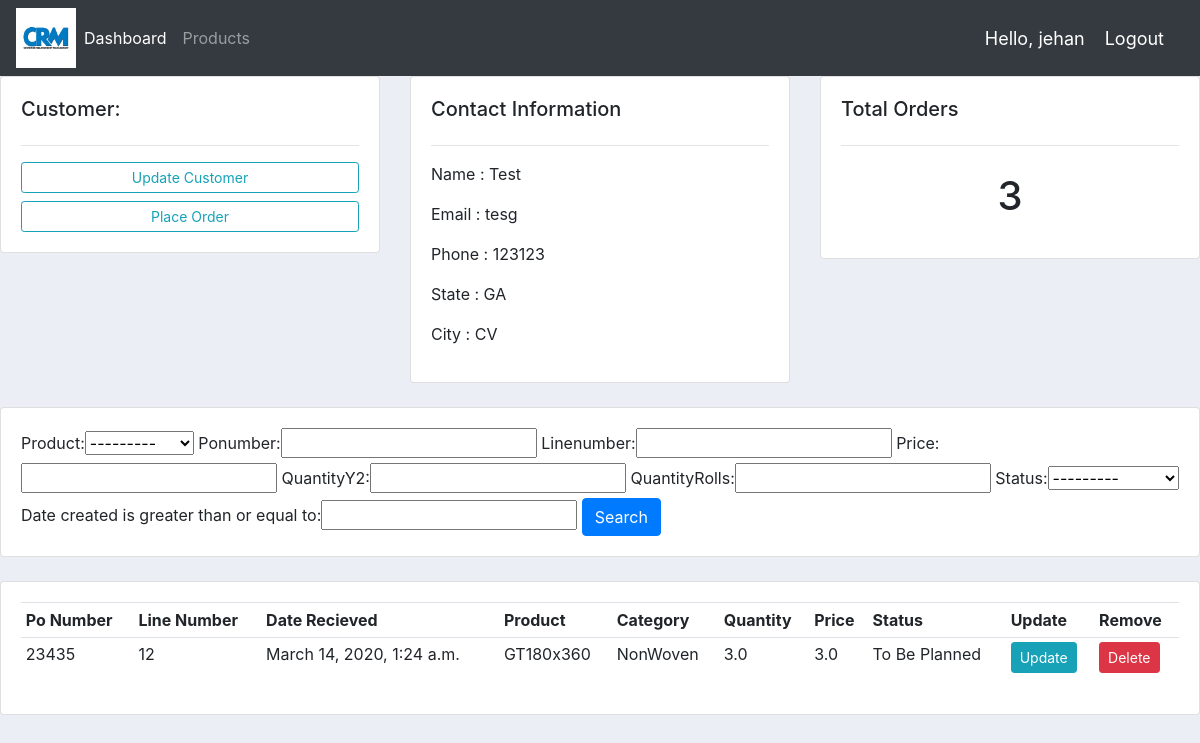
The page /customer/3/ (signed in) on the database its author committed.
### custmanager/models.py (models this page shows, shortened)
class Customer(models.Model):
    name = models.CharField(max_length=200, null=True,unique=True)
    email = models.CharField(max_length=200, null=True,unique=True)
    phone = models.CharField(max_length=200,null=True)
    state = models.CharField(max_length=200, null=True)
    city = models.CharField(max_length=200, null=True)
    date_created = models.DateTimeField(auto_now_add=True,null=True)

class Order(models.Model):
    STATUS = (('To Be Planned','To Be Planned'),
              ('Planned','Planned'),
              ('On Hold','On Hold'))
    customer = models.ForeignKey(Customer, null=True, on_delete = models.SET_NULL)
    product = models.ForeignKey(Product, null=True, on_delete = models.SET_NULL)
    ponumber = models.CharField(max_length=200, null=True)
    linenumber = models.CharField(max_length=200, null=True)
    price = models.FloatField(null=True)
    QuantityY2 =  models.FloatField(null=True)
    QuantityRolls =  models.FloatField(null=True)
    date_created = models.DateTimeField(auto_now_add=True,null=True)
    status =models.CharField(max_length=200, null=True,choices=STATUS)
    note =  models.CharField(max_length=2000, null=True)

class Product(models.Model):
    CATEGORY = (('NonWoven','NonWoven'),
              ('Woven','Woven'),
              ('Other','Other'))
    name = models.CharField(max_length=200, null=True)
    category = models.CharField(max_length=200, null=True,choices=CATEGORY)
    description =  models.CharField(max_length=200, null=True, blank=True)
    date_created = models.DateTimeField(auto_now_add=True,null=True)
    tags = models.ManyToManyField(Tag)
    def __str__(self):
        return self.name

### custmanager/views.py (the view)
# urls.py: path('customer/<str:pk>/', views.customer, name="customer"),
@login_required(login_url='login')
def customer(request,pk):
    customer = Customer.objects.get(id=pk)
    orders = customer.order_set.all()
    po_count = Order.objects.values('ponumber').order_by().annotate(Count('ponumber',distinct=True))
    my_filter = OrderFilter(request.GET,queryset=orders)
    orders = my_filter.qs
    context = {'customer':customer,'orders':orders,'po_count':po_count,'my_filter':my_filter}
    return render(request, 'custmanager/customer.html',context)

### custmanager/templates/custmanager/customer.html (shortened to what this page needs)
{%extends 'custmanager/main.html' %}
{% block content %}
      <div class="row">
        <div class="col-md">
          <div class="card card-body">
            <h5>Customer:</h5>
            <hr>
            <a class="btn btn-outline-info btn-sm btn-block" href="">Update Customer</a>
            <a class="btn btn-outline-info btn-sm btn-block" href="{% url 'create_order' customer.id %}">Place Order</a>
          </div>
        </div>
        <div class="col-md">
          <div class="card card-body">
            <h5>Contact Information</h5>
            <hr>
            <p>Name :  {{customer.name}}</p>
            <p>Email : {{customer.email}}</p>
            <p>Phone : {{customer.phone}}</p>
            <p>State : {{customer.state}}</p>
            <p>City :  {{customer.city}}</p>
          </div>
        </div>
        <div class="col-md">
		<div class="card card-body">
			<h5>Total Orders</h5>
			<hr>
			<h1 style="text-align: center;padding: 10px">{{po_count.count}}</h1>
		</div>
	</div>
</div>
<br>
<div class="row">
	<div class="col">
		<div class="card card-body">
			<form method="get">
        {{my_filter.form}}
		    <button class="btn btn-primary" type="submit">Search</button>
		  </form>
		</div>
	</div>
</div>
<br>
<div class="row">
	<div class="col-md">
		<div class="card card-body">
			<table class="table table-sm">
				<tr>
          <th>Po Number</th>
          <th>Line Number</th>
          <th>Date Recieved</th>
					<th>Product</th>
					<th>Category</th>
          <th>Quantity</th>
          <th>Price</th>
					<th>Status</th>
					<th>Update</th>
					<th>Remove</th>
				</tr>
        {% for order in orders %}
        <tr>
          <td>{{order.ponumber}}</td>
          <td>{{order.linenumber}}</td>
          <td>{{order.date_created}}</td>
          <td>{{order.product}}</td>
          <td>{{order.product.category}}</td>
          <td>{{order.QuantityY2}}</td>
          <td>{{order.price}}</td>
          <td>{{order.status}}</td>
          <td><a class="btn btn-sm btn-info" href="{% url 'update_order' order.id %}">Update</a></td>
          <td><a class="btn btn-sm btn-danger" href="{% url 'delete_order' order.id %}">Delete</a></td>
        </tr>
        {% endfor %}
			</table>
		</div>
	</div>
</div>
{% endblock %}

### custmanager/templates/custmanager/navbar.html (shortened to what this page needs)
{% load static %}
<nav class="navbar navbar-expand-lg navbar-dark bg-dark">
  <img src="{% static 'images/logo.png' %}" alt="" height="60" width="60">
  <div class="collapse navbar-collapse" id="navbarNav">
    <ul class="navbar-nav">
      <li class="nav-item active">
        <a class="nav-link" href="{% url 'home' %}">Dashboard</a>
      </li>
      <li class="nav-item">
        <a class="nav-link" href="{% url 'products' %}">Products</a>
      </li>
    </ul>
  </div>
  <span class="hello-msg">Hello, {{request.user}}</span>
  <span><a class="hello-msg" href="{% url 'logout' %}">Logout</a></span>
</nav>

### static/css/main.css (style rules this page uses)
body { background-color: #ebeff5; }

### custmanager/templates/custmanager/navbar.html (style rules this page uses)
.hello-msg { font-size: 18px; color: #fff; margin-right: 20px; }

### rows shown on the page
Customer: name "Test", email "tesg", phone "123123", state "GA", city "CV"
Order: ponumber "23435", linenumber "12", date_created "March 14, 2020, 1:24 a.m.", product "GT180x360", product.category "NonWoven", QuantityY2 "3.0", price "3.0", status "To Be Planned"

### other values the page prints
{{ request.user }} "jehan"
{{ po_count.count }} "3"
